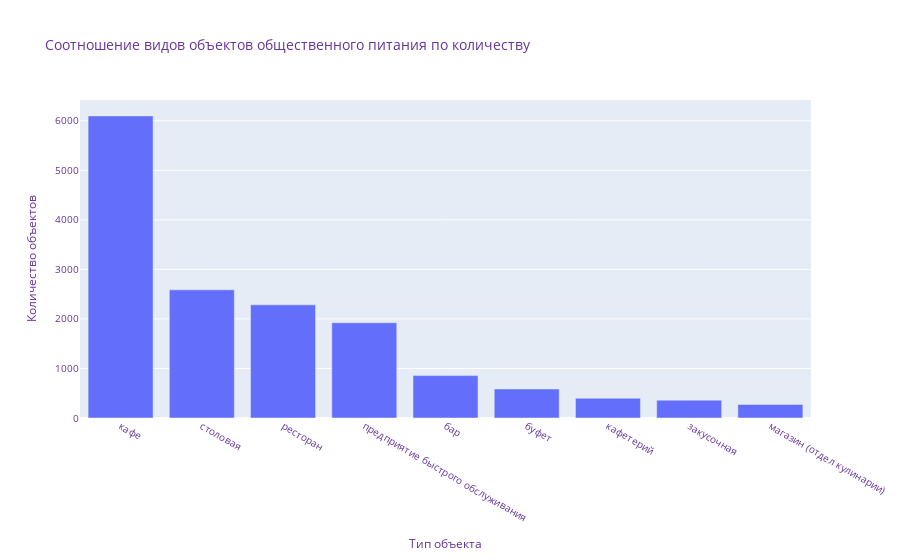

Notebook cell for this chart:
### Code cell
import plotly.express as px
fig=px.bar(object_type, x='type',y='quantity', title='Cоотношение видов объектов общественного питания по количеству')
fig.update_layout(xaxis_title='Тип объекта',
                  yaxis_title='Количество объектов',
                  font=dict(
        
        size=10,
        color="RebeccaPurple"
    )
                 )
fig.show()

### Figure 1 — Plotly figure (JSON) as saved in the notebook; plotly's stock layout.template omitted (floating-point values rounded to 4 significant figures)
{"data": [{"alignmentgroup": "True", "hovertemplate": "type=%{x}<br>quantity=%{y}<extra></extra>", "legendgroup": "", "marker": {"color": "#636efa"}, "name": "", "offsetgroup": "", "orientation": "v", "showlegend": false, "textposition": "auto", "type": "bar", "x": ["кафе", "столовая", "ресторан", "предприятие быстрого обслуживания", "бар", "буфет", "кафетерий", "закусочная", "магазин (отдел кулинарии)"], "xaxis": "x", "y": [6099, 2587, 2285, 1923, 856, 585, 398, 360, 273], "yaxis": "y"}], "layout": {"barmode": "relative", "font": {"color": "RebeccaPurple", "size": 10}, "legend": {"tracegroupgap": 0}, "title": {"text": "Cоотношение видов объектов общественного питания по количеству"}, "xaxis": {"anchor": "y", "domain": [0, 1], "title": {"text": "Тип объекта"}}, "yaxis": {"anchor": "x", "domain": [0, 1], "title": {"text": "Количество объектов"}}}}
